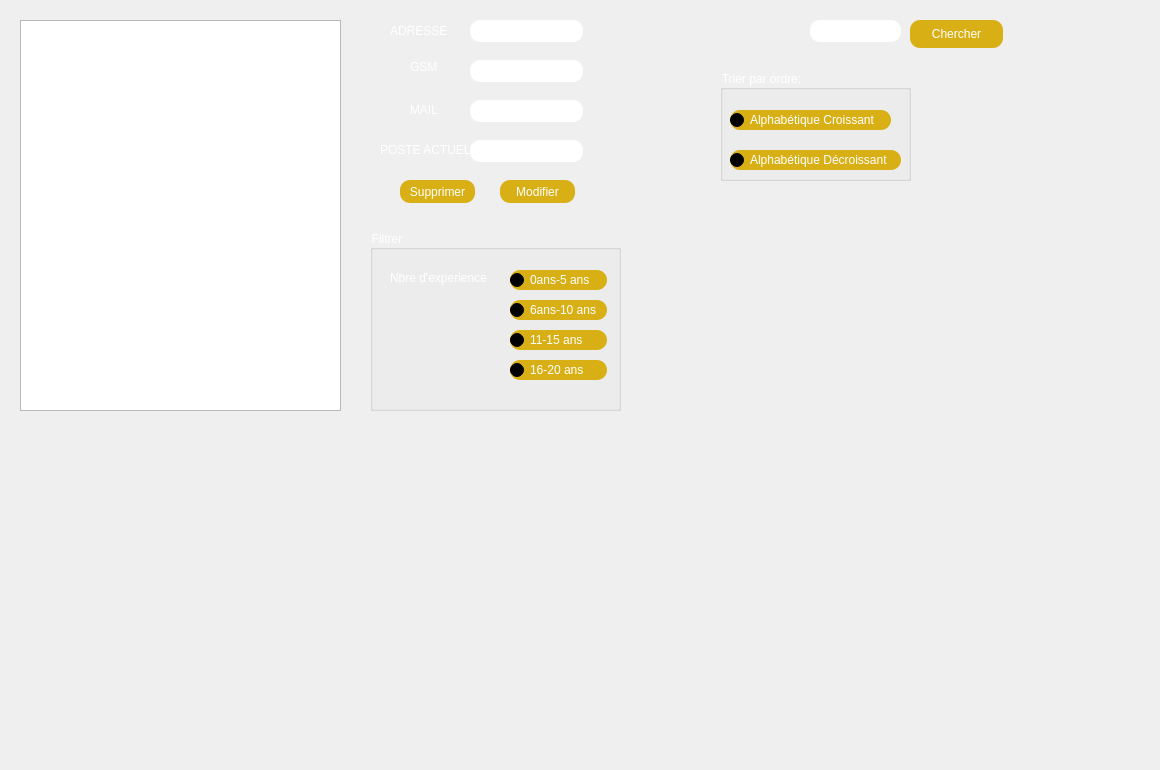
          <widget class="QWidget" name="tab_2">
           <attribute name="title">
            <string>Afficher Candidat</string>
           </attribute>
           <widget class="QTableView" name="tab_candidat">
            <property name="geometry">
             <rect>
              <x>20</x>
              <y>20</y>
              <width>321</width>
              <height>391</height>
             </rect>
            </property>
           </widget>
           <widget class="QWidget" name="widget" native="true">
            <property name="geometry">
             <rect>
              <x>370</x>
              <y>10</y>
              <width>221</width>
              <height>211</height>
             </rect>
            </property>
            <widget class="QPushButton" name="pushButtonModifier">
             <property name="geometry">
              <rect>
               <x>130</x>
               <y>170</y>
               <width>75</width>
               <height>23</height>
              </rect>
             </property>
             <property name="styleSheet">
              <string notr="true">color: rgb(255, 255, 255);
background-color:  QLinearGradient(x1: 0, y1: 0, x2: 0, y2: 1, stop: 0#D8B016, stop: 1 #D8B016);
 border-radius: 10;</string>
             </property>
             <property name="text">
              <string>Modifier</string>
             </property>
            </widget>
            <widget class="QLineEdit" name="adressem">
             <property name="geometry">
              <rect>
               <x>100</x>
               <y>10</y>
               <width>113</width>
               <height>22</height>
              </rect>
             </property>
             <property name="styleSheet">
              <string notr="true">border-radius: 10;</string>
             </property>
            </widget>
            <widget class="QLineEdit" name="gsmm">
             <property name="geometry">
              <rect>
               <x>100</x>
               <y>50</y>
               <width>113</width>
               <height>22</height>
              </rect>
             </property>
             <property name="styleSheet">
              <string notr="true">border-radius: 10;</string>
             </property>
            </widget>
            <widget class="QLineEdit" name="mailm">
             <property name="geometry">
              <rect>
               <x>100</x>
               <y>90</y>
               <width>113</width>
               <height>22</height>
              </rect>
             </property>
             <property name="styleSheet">
              <string notr="true">border-radius: 10;</string>
             </property>
            </widget>
            <widget class="QLineEdit" name="postem">
             <property name="geometry">
              <rect>
               <x>100</x>
               <y>130</y>
               <width>113</width>
               <height>22</height>
              </rect>
             </property>
             <property name="styleSheet">
              <string notr="true">border-radius: 10;</string>
             </property>
            </widget>
            <widget class="QLabel" name="label_17">
             <property name="geometry">
              <rect>
               <x>20</x>
               <y>0</y>
               <width>81</width>
               <height>41</height>
              </rect>
             </property>
             <property name="styleSheet">
              <string notr="true">color: rgb(255, 255, 255);
</string>
             </property>
             <property name="text">
              <string>ADRESSE</string>
             </property>
            </widget>
            <widget class="QLabel" name="label_14">
             <property name="geometry">
              <rect>
               <x>40</x>
               <y>50</y>
               <width>47</width>
               <height>14</height>
              </rect>
             </property>
             <property name="styleSheet">
              <string notr="true">color: rgb(255, 255, 255);
</string>
             </property>
             <property name="text">
              <string>GSM</string>
             </property>
            </widget>
            <widget class="QLabel" name="label_15">
             <property name="geometry">
              <rect>
               <x>10</x>
               <y>130</y>
               <width>91</width>
               <height>20</height>
              </rect>
             </property>
             <property name="styleSheet">
              <string notr="true">color: rgb(255, 255, 255);
</string>
             </property>
             <property name="text">
              <string>POSTE ACTUEL</string>
             </property>
            </widget>
            <widget class="QLabel" name="label_16">
             <property name="geometry">
              <rect>
               <x>40</x>
               <y>90</y>
               <width>91</width>
               <height>20</height>
              </rect>
             </property>
             <property name="styleSheet">
              <string notr="true">color: rgb(255, 255, 255);
</string>
             </property>
             <property name="text">
              <string>MAIL</string>
             </property>
            </widget>
            <widget class="QPushButton" name="pushButtonSupprimer">
             <property name="geometry">
              <rect>
               <x>30</x>
               <y>170</y>
               <width>75</width>
               <height>23</height>
              </rect>
             </property>
             <property name="styleSheet">
              <string notr="true">color: rgb(255, 255, 255);
background-color:  QLinearGradient(x1: 0, y1: 0, x2: 0, y2: 1, stop: 0#D8B016, stop: 1 #D8B016);
 border-radius: 10;</string>
             </property>
             <property name="text">
              <string>Supprimer</string>
             </property>
            </widget>
           </widget>
           <widget class="QPushButton" name="pushButtonChercher">
            <property name="geometry">
             <rect>
              <x>910</x>
              <y>20</y>
              <width>93</width>
              <height>28</height>
             </rect>
            </property>
            <property name="styleSheet">
             <string notr="true">color: rgb(255, 255, 255);
background-color:  QLinearGradient(x1: 0, y1: 0, x2: 0, y2: 1, stop: 0#D8B016, stop: 1 #D8B016);
 border-radius: 10;</string>
            </property>
            <property name="text">
             <string>Chercher</string>
            </property>
           </widget>
           <widget class="QLineEdit" name="chercher">
            <property name="geometry">
             <rect>
              <x>810</x>
              <y>20</y>
              <width>91</width>
              <height>22</height>
             </rect>
            </property>
            <property name="styleSheet">
             <string notr="true">border-radius: 10;</string>
            </property>
           </widget>
           <widget class="QGroupBox" name="groupBox">
            <property name="geometry">
             <rect>
              <x>720</x>
              <y>70</y>
              <width>191</width>
              <height>111</height>
             </rect>
            </property>
            <property name="styleSheet">
             <string notr="true">color: rgb(255, 255, 255);
</string>
            </property>
            <property name="title">
             <string>Trier par ordre:</string>
            </property>
            <widget class="QRadioButton" name="radioButton_croissant">
             <property name="geometry">
              <rect>
               <x>10</x>
               <y>40</y>
               <width>161</width>
               <height>20</height>
              </rect>
             </property>
             <property name="styleSheet">
              <string notr="true">color: rgb(255, 255, 255);
background-color:  QLinearGradient(x1: 0, y1: 0, x2: 0, y2: 1, stop: 0#D8B016, stop: 1 #D8B016);
 border-radius: 10;</string>
             </property>
             <property name="text">
              <string>Alphabétique Croissant</string>
             </property>
            </widget>
            <widget class="QRadioButton" name="radioButton_dcroissant">
             <property name="geometry">
              <rect>
               <x>10</x>
               <y>80</y>
               <width>171</width>
               <height>20</height>
              </rect>
             </property>
             <property name="styleSheet">
              <string notr="true">color: rgb(255, 255, 255);
background-color:  QLinearGradient(x1: 0, y1: 0, x2: 0, y2: 1, stop: 0#D8B016, stop: 1 #D8B016);
 border-radius: 10;</string>
             </property>
             <property name="text">
              <string>Alphabétique Décroissant</string>
             </property>
            </widget>
           </widget>
           <widget class="QGroupBox" name="groupBox_2">
            <property name="geometry">
             <rect>
              <x>370</x>
              <y>230</y>
              <width>251</width>
              <height>181</height>
             </rect>
            </property>
            <property name="styleSheet">
             <string notr="true">color: rgb(255, 255, 255);
</string>
            </property>
            <property name="title">
             <string>Filtrer</string>
            </property>
            <widget class="QLabel" name="label_7">
             <property name="geometry">
              <rect>
               <x>20</x>
               <y>40</y>
               <width>111</width>
               <height>16</height>
              </rect>
             </property>
             <property name="styleSheet">
              <string notr="true">color: rgb(255, 255, 255);
</string>
             </property>
             <property name="text">
              <string>Nbre d'experience</string>
             </property>
            </widget>
            <widget class="QRadioButton" name="radioButton">
             <property name="geometry">
              <rect>
               <x>140</x>
               <y>70</y>
               <width>97</width>
               <height>20</height>
              </rect>
             </property>
             <property name="styleSheet">
              <string notr="true">color: rgb(255, 255, 255);
background-color:  QLinearGradient(x1: 0, y1: 0, x2: 0, y2: 1, stop: 0#D8B016, stop: 1 #D8B016);
 border-radius: 10;</string>
             </property>
             <property name="text">
              <string>6ans-10 ans</string>
             </property>
            </widget>
            <widget class="QRadioButton" name="radioButton_2">
             <property name="geometry">
              <rect>
               <x>140</x>
               <y>100</y>
               <width>97</width>
               <height>20</height>
              </rect>
             </property>
             <property name="styleSheet">
              <string notr="true">color: rgb(255, 255, 255);
background-color:  QLinearGradient(x1: 0, y1: 0, x2: 0, y2: 1, stop: 0#D8B016, stop: 1 #D8B016);
 border-radius: 10;</string>
             </property>
             <property name="text">
              <string>11-15 ans</string>
             </property>
            </widget>
            <widget class="QRadioButton" name="radioButton_3">
             <property name="geometry">
              <rect>
               <x>140</x>
               <y>130</y>
               <width>97</width>
               <height>20</height>
              </rect>
             </property>
             <property name="styleSheet">
              <string notr="true">color: rgb(255, 255, 255);
background-color:  QLinearGradient(x1: 0, y1: 0, x2: 0, y2: 1, stop: 0#D8B016, stop: 1 #D8B016);
 border-radius: 10;</string>
             </property>
             <property name="text">
              <string>16-20 ans</string>
             </property>
            </widget>
            <widget class="QRadioButton" name="radioButton_4">
             <property name="geometry">
              <rect>
               <x>140</x>
               <y>40</y>
               <width>97</width>
               <height>20</height>
              </rect>
             </property>
             <property name="styleSheet">
              <string notr="true">color: rgb(255, 255, 255);
background-color:  QLinearGradient(x1: 0, y1: 0, x2: 0, y2: 1, stop: 0#D8B016, stop: 1 #D8B016);
 border-radius: 10;</string>
             </property>
             <property name="text">
              <string>0ans-5 ans</string>
             </property>
            </widget>
           </widget>
           <widget class="QLabel" name="graph_25">
            <property name="geometry">
             <rect>
              <x>0</x>
              <y>0</y>
              <width>1151</width>
              <height>761</height>
             </rect>
            </property>
            <property name="text">
             <string/>
            </property>
            <property name="pixmap">
             <pixmap>../../../Downloads/Untitled-1 copy.png</pixmap>
            </property>
           </widget>
           <zorder>graph_25</zorder>
           <zorder>tab_candidat</zorder>
           <zorder>widget</zorder>
           <zorder>pushButtonChercher</zorder>
           <zorder>chercher</zorder>
           <zorder>groupBox</zorder>
           <zorder>groupBox_2</zorder>
          </widget>
